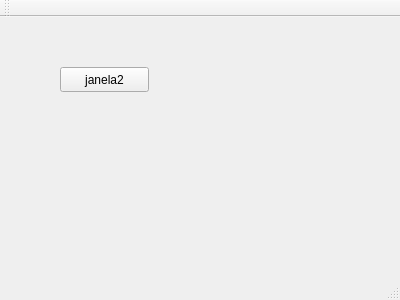
<?xml version="1.0" encoding="UTF-8"?>
<ui version="4.0">
 <class>MainWindow</class>
 <widget class="QMainWindow" name="MainWindow">
  <property name="geometry">
   <rect>
    <x>0</x>
    <y>0</y>
    <width>400</width>
    <height>300</height>
   </rect>
  </property>
  <property name="windowTitle">
   <string>MainWindow</string>
  </property>
  <widget class="QWidget" name="centralWidget">
   <widget class="QPushButton" name="pushButton">
    <property name="geometry">
     <rect>
      <x>60</x>
      <y>50</y>
      <width>89</width>
      <height>25</height>
     </rect>
    </property>
    <property name="text">
     <string>janela2</string>
    </property>
   </widget>
  </widget>
  <widget class="QMenuBar" name="menuBar">
   <property name="geometry">
    <rect>
     <x>0</x>
     <y>0</y>
     <width>400</width>
     <height>22</height>
    </rect>
   </property>
  </widget>
  <widget class="QToolBar" name="mainToolBar">
   <attribute name="toolBarArea">
    <enum>TopToolBarArea</enum>
   </attribute>
   <attribute name="toolBarBreak">
    <bool>false</bool>
   </attribute>
  </widget>
  <widget class="QStatusBar" name="statusBar"/>
 </widget>
 <layoutdefault spacing="6" margin="11"/>
 <resources/>
 <connections/>
</ui>
